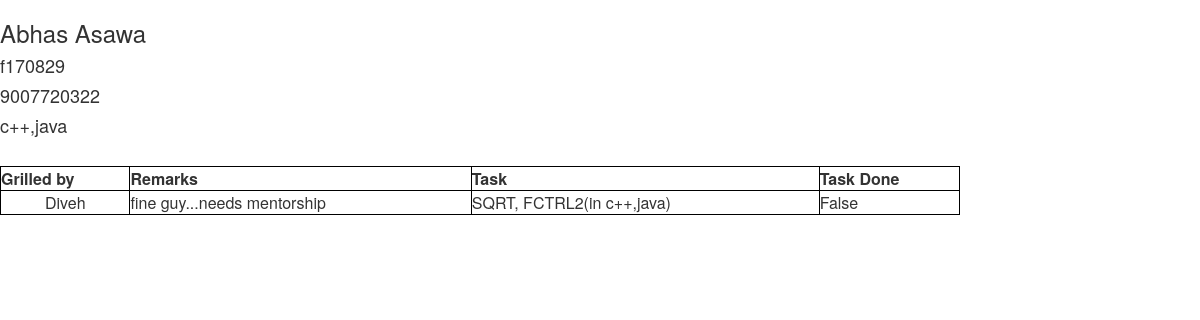
/recruit/102/, run on an earlier commit of the app's database.
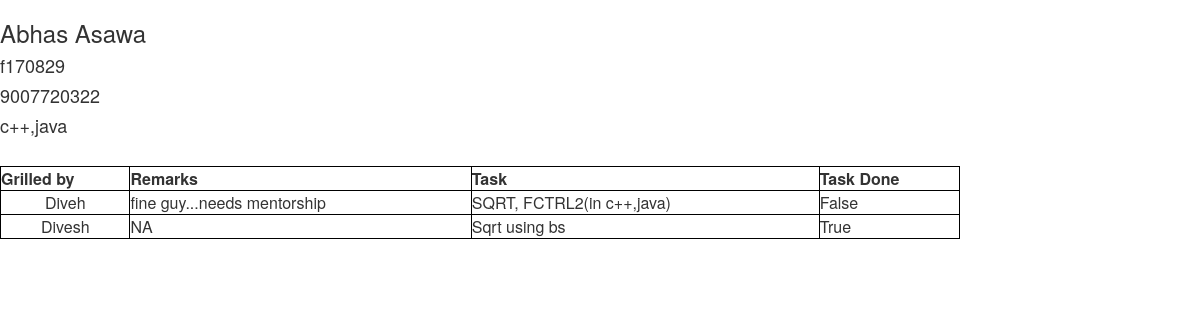
And on a later commit of the database.
### recruit/models.py (models this page shows, shortened)
class Member(models.Model):
    recruit=models.ForeignKey(Recruit, on_delete=models.CASCADE,blank=True,null=True)
    remarks=models.CharField(max_length=1000)
    grilled_by=models.CharField(max_length=200)
    task=models.CharField(max_length=200)
    task_status=models.BooleanField(default=False)

### recruit/views.py (the view)
# urls.py: url(r'^(?P<pk>[0-9]+)/$', views.DetailView.as_view(), name='detail'),
class DetailView(generic.DetailView):
    model = Recruit
    template_name = "recruit/detail.html"

### recruit/templates/recruit/detail.html (shortened to what this page needs)
{% load staticfiles %}
<link rel="stylesheet" href="{% static 'recruit/css/bootstrap.min.css' %}" type="text/css" />
<h3>{{recruit.name}}</h3>
<h4>{{recruit.student_id}}</h4>
<h4>{{recruit.contact_no}}</h4>
<h4>{{recruit.skills}}</h4>
<table style="width: 80%; border: 1px solid black;">
<tr>
<th style="border: 1px solid black;">Grilled by</th>
<th style="border: 1px solid black;">Remarks</th>
<th style="border: 1px solid black;">Task</th>
<th style="border: 1px solid black;">Task Done</th>
</tr>
{% for member in recruit.member_set.all %}
<tr>
<td style="border: 1px solid black; text-align:center">{{member.grilled_by}}</td>
<td style="border: 1px solid black;">{{member.remarks}}</td>
<td style="border: 1px solid black;">{{member.task}}</td>
<td style="border: 1px solid black;">{{member.task_status}}</td>
</tr>
{%endfor%}
</table>

What changed in the data, as far as the page shows it:
added Member: grilled_by "Divesh", remarks "NA", task "Sqrt using bs", task_status "True"
